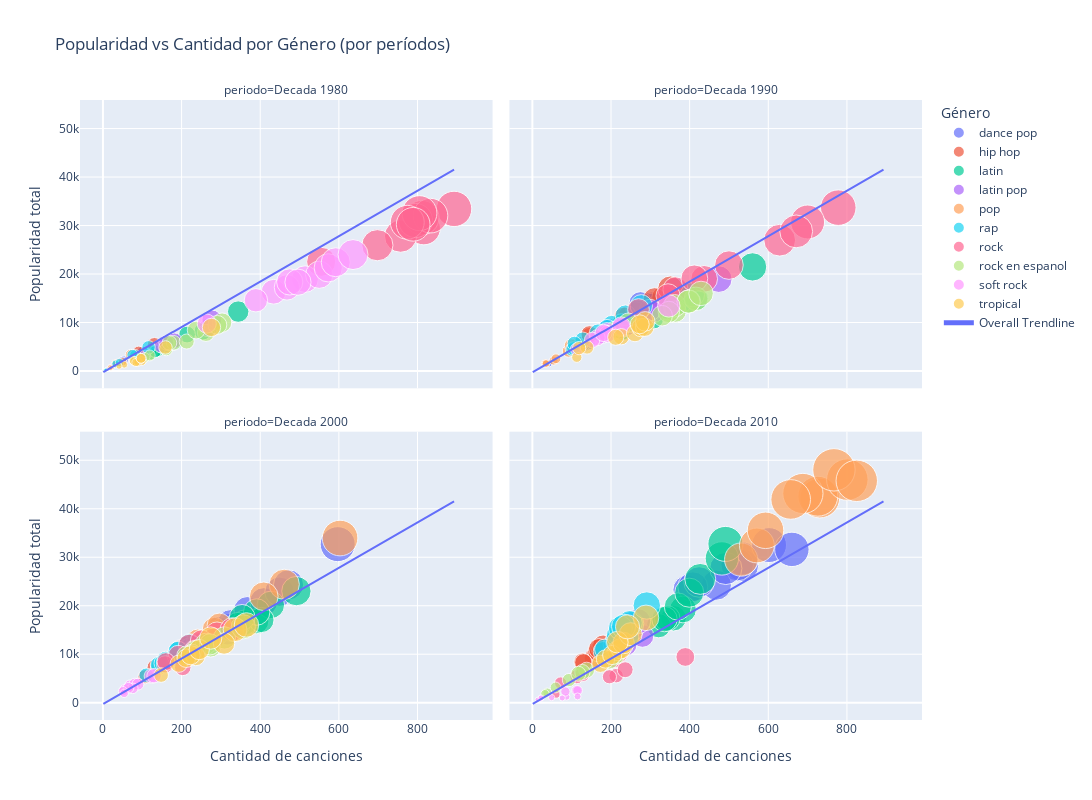

This figure's notebook cell:
### Markdown cell above
Este gráfico de dispersión animado visualiza la evolución temporal de los géneros musicales mediante dos métricas fundamentales: la cantidad de canciones en el eje horizontal y la popularidad total acumulada en el eje vertical. Cada punto representa un género musical en un año específico, diferenciado por colores únicos, mientras que el tamaño del punto refuerza visualmente la popularidad total. La animación temporal permite observar cómo los géneros se mueven a través del espacio de popularidad-cantidad a lo largo de los años.

La visualización revela patrones fascinantes sobre la dinámica de la industria musical. Los géneros que se posicionan en la esquina superior derecha representan el *mainstream* musical exitoso, combinando alta producción con gran popularidad. Por el contrario, aquellos en la esquina superior izquierda sugieren nichos musicales altamente valorados pero con producción limitada, mientras que la esquina inferior derecha indica posible saturación del mercado para ciertos géneros.
La relación entre cantidad y popularidad no es siempre lineal, revelando géneros especialmente eficientes que logran alta popularidad con relativamente pocas canciones, así como otros que requieren mayor volumen para alcanzar el mismo impacto. Esta dinámica sugiere diferencias en la receptividad del público y las estrategias de distribución entre géneros.

La animación captura las tendencias emergentes y los ciclos de popularidad que caracterizan a la industria musical. Algunos géneros muestran trayectorias ascendentes sostenidas, reflejando su creciente adopción *mainstream*, mientras que otros experimentan picos seguidos de declives, sugiriendo modas pasajeras o cambios en los gustos del público.
La fragmentación musical a lo largo de la decada de los 2000 se hace evidente a través del aumento en la diversidad de géneros representados en frames más recientes, contrastando con períodos anteriores donde el *rock* dominaba la escena musical. Esta evolución refleja tanto la democratización de la producción musical como la segmentación creciente de las audiencias.

### Code cell
genre_year_stats['periodo'] = pd.cut(
    genre_year_stats['year'], 
    bins=4, labels=['Decada 1980', 'Decada 1990', 'Decada 2000', 'Decada 2010']
)

fig3 = px.scatter(
    genre_year_stats,
    x='track_count', y='popularity_sum',
    color='genres', facet_col='periodo',
    facet_col_wrap=2, size='popularity_sum',
    size_max=30,
    title='Popularidad vs Cantidad por Género (por períodos)',
    labels={
        'track_count': 'Cantidad de canciones',
        'popularity_sum': 'Popularidad total',
        'genres': 'Género',
        'year': 'Año'
    },
    trendline='ols',
    trendline_scope="overall"
)

fig3.update_layout(width=1200, height=800)
fig3.show()

### Figure 1 — Plotly figure (JSON) as saved in the notebook; plotly's stock layout.template omitted (floating-point values rounded to 4 significant figures; data arrays with more than 128 entries replaced by an {"elided": "..."} marker saying what was removed)
{"data": [{"hovertemplate": "Género=dance pop<br>periodo=Decada 1980<br>Cantidad de canciones=%{x}<br>Popularidad total=%{marker.size}<extra></extra>", "legendgroup": "dance pop", "marker": {"color": "#636efa", "size": [831, 417, 810, 2051, 1305, 1483, 2196, 2054, 1263, 3603, 3871], "sizemode": "area", "sizeref": 53.36, "symbol": "circle"}, "mode": "markers", "name": "dance pop", "orientation": "v", "showlegend": true, "type": "scatter", "x": [24, 11, 24, 50, 33, 34, 53, 49, 34, 95, 102], "xaxis": "x3", "y": [831, 417, 810, 2051, 1305, 1483, 2196, 2054, 1263, 3603, 3871], "yaxis": "y3"}, {"hovertemplate": "Género=dance pop<br>periodo=Decada 1990<br>Cantidad de canciones=%{x}<br>Popularidad total=%{marker.size}<extra></extra>", "legendgroup": "dance pop", "marker": {"color": "#636efa", "size": [1587, 5312, 5821, 5422, 11265, 8943, 13983, 13767, 16672, 14006], "sizemode": "area", "sizeref": 53.36, "symbol": "circle"}, "mode": "markers", "name": "dance pop", "orientation": "v", "showlegend": false, "type": "scatter", "x": [41, 131, 141, 128, 257, 199, 304, 307, 362, 275], "xaxis": "x4", "y": [1587, 5312, 5821, 5422, 11265, 8943, 13983, 13767, 16672, 14006], "yaxis": "y4"}, {"hovertemplate": "Género=dance pop<br>periodo=Decada 2000<br>Cantidad de canciones=%{x}<br>Popularidad total=%{marker.size}<extra></extra>", "legendgroup": "dance pop", "marker": {"color": "#636efa", "size": [15360, 15983, 14486, 15092, 16627, 19135, 20848, 22904, 24314, 32700], "sizemode": "area", "sizeref": 53.36, "symbol": "circle"}, "mode": "markers", "name": "dance pop", "orientation": "v", "showlegend": false, "type": "scatter", "x": [295, 326, 287, 305, 324, 367, 409, 449, 472, 597], "xaxis": "x", "y": [15360, 15983, 14486, 15092, 16627, 19135, 20848, 22904, 24314, 32700], "yaxis": "y"}, {"hovertemplate": "Género=dance pop<br>periodo=Decada 2010<br>Cantidad de canciones=%{x}<br>Popularidad total=%{marker.size}<extra></extra>", "legendgroup": "dance pop", "marker": {"color": "#636efa", "size": [28320, 28479, 24248, 29729, 32510, 23284, 23908, 24899, 27682, 31621], "sizemode": "area", "sizeref": 53.36, "symbol": "circle"}, "mode": "markers", "name": "dance pop", "orientation": "v", "showlegend": false, "type": "scatter", "x": [534, 521, 468, 533, 602, 395, 408, 424, 492, 660], "xaxis": "x2", "y": [28320, 28479, 24248, 29729, 32510, 23284, 23908, 24899, 27682, 31621], "yaxis": "y2"}, {"hovertemplate": "Género=hip hop<br>periodo=Decada 1980<br>Cantidad de canciones=%{x}<br>Popularidad total=%{marker.size}<extra></extra>", "legendgroup": "hip hop", "marker": {"color": "#EF553B", "size": [78, 147, 220, 30, 358, 281, 1619, 1797, 5440, 3135, 3896], "sizemode": "area", "sizeref": 53.36, "symbol": "circle"}, "mode": "markers", "name": "hip hop", "orientation": "v", "showlegend": true, "type": "scatter", "x": [2, 4, 6, 1, 9, 7, 35, 44, 131, 79, 91], "xaxis": "x3", "y": [78, 147, 220, 30, 358, 281, 1619, 1797, 5440, 3135, 3896], "yaxis": "y3"}, {"hovertemplate": "Género=hip hop<br>periodo=Decada 1990<br>Cantidad de canciones=%{x}<br>Popularidad total=%{marker.size}<extra></extra>", "legendgroup": "hip hop", "marker": {"color": "#EF553B", "size": [5226, 5662, 7285, 11329, 12085, 15177, 11088, 14765, 17002, 7610], "sizemode": "area", "sizeref": 53.36, "symbol": "circle"}, "mode": "markers", "name": "hip hop", "orientation": "v", "showlegend": false, "type": "scatter", "x": [122, 124, 145, 244, 263, 334, 233, 311, 351, 145], "xaxis": "x4", "y": [5226, 5662, 7285, 11329, 12085, 15177, 11088, 14765, 17002, 7610], "yaxis": "y4"}, {"hovertemplate": "Género=hip hop<br>periodo=Decada 2000<br>Cantidad de canciones=%{x}<br>Popularidad total=%{marker.size}<extra></extra>", "legendgroup": "hip hop", "marker": {"color": "#EF553B", "size": [8572, 9832, 12009, 10935, 11612, 8350, 7260, 5360, 9446, 10911], "sizemode": "area", "sizeref": 53.36, "symbol": "circle"}, "mode": "markers", "name": "hip hop", "orientation": "v", "showlegend": false, "type": "scatter", "x": [161, 186, 225, 204, 215, 155, 133, 107, 184, 197], "xaxis": "x", "y": [8572, 9832, 12009, 10935, 11612, 8350, 7260, 5360, 9446, 10911], "yaxis": "y"}, {"hovertemplate": "Género=hip hop<br>periodo=Decada 2010<br>Cantidad de canciones=%{x}<br>Popularidad total=%{marker.size}<extra></extra>", "legendgroup": "hip hop", "marker": {"color": "#EF553B", "size": [12884, 12181, 11914, 9216, 10535, 11256, 11800, 11125, 8444, 8298], "sizemode": "area", "sizeref": 53.36, "symbol": "circle"}, "mode": "markers", "name": "hip hop", "orientation": "v", "showlegend": false, "type": "scatter", "x": [228, 208, 201, 155, 166, 175, 180, 169, 128, 130], "xaxis": "x2", "y": [12884, 12181, 11914, 9216, 10535, 11256, 11800, 11125, 8444, 8298], "yaxis": "y2"}, {"hovertemplate": "Género=latin<br>periodo=Decada 1980<br>Cantidad de canciones=%{x}<br>Popularidad total=%{marker.size}<extra></extra>", "legendgroup": "latin", "marker": {"color": "#00cc96", "size": [4232, 4261, 5296, 3495, 5783, 4020, 8203, 6020, 7522, 4993, 12257], "sizemode": "area", "sizeref": 53.36, "symbol": "circle"}, "mode": "markers", "name": "latin", "orientation": "v", "showlegend": true, "type": "scatter", "x": [138, 139, 165, 123, 177, 133, 254, 184, 214, 152, 344], "xaxis": "x3", "y": [4232, 4261, 5296, 3495, 5783, 4020, 8203, 6020, 7522, 4993, 12257], "yaxis": "y3"}, {"hovertemplate": "Género=latin<br>periodo=Decada 1990<br>Cantidad de canciones=%{x}<br>Popularidad total=%{marker.size}<extra></extra>", "legendgroup": "latin", "marker": {"color": "#00cc96", "size": [8133, 10735, 9158, 12906, 14160, 14198, 14946, 21469, 15743, 9838], "sizemode": "area", "sizeref": 53.36, "symbol": "circle"}, "mode": "markers", "name": "latin", "orientation": "v", "showlegend": false, "type": "scatter", "x": [229, 308, 235, 344, 389, 376, 418, 560, 407, 227], "xaxis": "x4", "y": [8133, 10735, 9158, 12906, 14160, 14198, 14946, 21469, 15743, 9838], "yaxis": "y4"}, {"hovertemplate": "Género=latin<br>periodo=Decada 2000<br>Cantidad de canciones=%{x}<br>Popularidad total=%{marker.size}<extra></extra>", "legendgroup": "latin", "marker": {"color": "#00cc96", "size": [12339, 16796, 15816, 16577, 16108, 20177, 23017, 17058, 18705, 17613], "sizemode": "area", "sizeref": 53.36, "symbol": "circle"}, "mode": "markers", "name": "latin", "orientation": "v", "showlegend": false, "type": "scatter", "x": [278, 390, 349, 361, 343, 427, 492, 403, 391, 354], "xaxis": "x", "y": [12339, 16796, 15816, 16577, 16108, 20177, 23017, 17058, 18705, 17613], "yaxis": "y"}, {"hovertemplate": "Género=latin<br>periodo=Decada 2010<br>Cantidad de canciones=%{x}<br>Popularidad total=%{marker.size}<extra></extra>", "legendgroup": "latin", "marker": {"color": "#00cc96", "size": [17424, 19230, 15897, 17385, 17245, 19838, 22696, 25531, 29758, 32746], "sizemode": "area", "sizeref": 53.36, "symbol": "circle"}, "mode": "markers", "name": "latin", "orientation": "v", "showlegend": false, "type": "scatter", "x": [359, 383, 321, 343, 336, 370, 399, 427, 482, 491], "xaxis": "x2", "y": [17424, 19230, 15897, 17385, 17245, 19838, 22696, 25531, 29758, 32746], "yaxis": "y2"}, {"hovertemplate": "Género=latin pop<br>periodo=Decada 1980<br>Cantidad de canciones=%{x}<br>Popularidad total=%{marker.size}<extra></extra>", "legendgroup": "latin pop", "marker": {"color": "#ab63fa", "size": [5112, 5827, 5222, 3168, 5794, 5203, 8968, 6276, 5734, 5862, 10547], "sizemode": "area", "sizeref": 53.36, "symbol": "circle"}, "mode": "markers", "name": "latin pop", "orientation": "v", "showlegend": true, "type": "scatter", "x": [156, 176, 159, 107, 162, 147, 268, 182, 164, 161, 277], "xaxis": "x3", "y": [5112, 5827, 5222, 3168, 5794, 5203, 8968, 6276, 5734, 5862, 10547], "yaxis": "y3"}, {"hovertemplate": "Género=latin pop<br>periodo=Decada 1990<br>Cantidad de canciones=%{x}<br>Popularidad total=%{marker.size}<extra></extra>", "legendgroup": "latin pop", "marker": {"color": "#ab63fa", "size": [8520, 9075, 7359, 11622, 12200, 9952, 10867, 18954, 12560, 8724], "sizemode": "area", "sizeref": 53.36, "symbol": "circle"}, "mode": "markers", "name": "latin pop", "orientation": "v", "showlegend": false, "type": "scatter", "x": [222, 239, 177, 295, 308, 253, 281, 474, 299, 193], "xaxis": "x4", "y": [8520, 9075, 7359, 11622, 12200, 9952, 10867, 18954, 12560, 8724], "yaxis": "y4"}, {"hovertemplate": "Género=latin pop<br>periodo=Decada 2000<br>Cantidad de canciones=%{x}<br>Popularidad total=%{marker.size}<extra></extra>", "legendgroup": "latin pop", "marker": {"color": "#ab63fa", "size": [11324, 14270, 10689, 12721, 11860, 11230, 13732, 10319, 12670, 12248], "sizemode": "area", "sizeref": 53.36, "symbol": "circle"}, "mode": "markers", "name": "latin pop", "orientation": "v", "showlegend": false, "type": "scatter", "x": [245, 316, 225, 277, 239, 220, 285, 213, 259, 242], "xaxis": "x", "y": [11324, 14270, 10689, 12721, 11860, 11230, 13732, 10319, 12670, 12248], "yaxis": "y"}, {"hovertemplate": "Género=latin pop<br>periodo=Decada 2010<br>Cantidad de canciones=%{x}<br>Popularidad total=%{marker.size}<extra></extra>", "legendgroup": "latin pop", "marker": {"color": "#ab63fa", "size": [13768, 11905, 11663, 11274, 11500, 12249, 11989, 15059, 16793, 16241], "sizemode": "area", "sizeref": 53.36, "symbol": "circle"}, "mode": "markers", "name": "latin pop", "orientation": "v", "showlegend": false, "type": "scatter", "x": [280, 239, 229, 222, 213, 227, 207, 252, 269, 249], "xaxis": "x2", "y": [13768, 11905, 11663, 11274, 11500, 12249, 11989, 15059, 16793, 16241], "yaxis": "y2"}, {"hovertemplate": "Género=pop<br>periodo=Decada 1980<br>Cantidad de canciones=%{x}<br>Popularidad total=%{marker.size}<extra></extra>", "legendgroup": "pop", "marker": {"color": "#FFA15A", "size": [31, 48, 1587, 815, 876, 1380, 762, 3336, 600, 1921, 2905], "sizemode": "area", "sizeref": 53.36, "symbol": "circle"}, "mode": "markers", "name": "pop", "orientation": "v", "showlegend": true, "type": "scatter", "x": [1, 1, 31, 20, 23, 32, 18, 71, 20, 50, 77], "xaxis": "x3", "y": [31, 48, 1587, 815, 876, 1380, 762, 3336, 600, 1921, 2905], "yaxis": "y3"}, {"hovertemplate": "Género=pop<br>periodo=Decada 1990<br>Cantidad de canciones=%{x}<br>Popularidad total=%{marker.size}<extra></extra>", "legendgroup": "pop", "marker": {"color": "#FFA15A", "size": [1569, 2156, 1516, 2535, 5268, 1570, 4135, 4951, 5464, 5210], "sizemode": "area", "sizeref": 53.36, "symbol": "circle"}, "mode": "markers", "name": "pop", "orientation": "v", "showlegend": false, "type": "scatter", "x": [32, 54, 34, 60, 118, 35, 92, 108, 114, 99], "xaxis": "x4", "y": [1569, 2156, 1516, 2535, 5268, 1570, 4135, 4951, 5464, 5210], "yaxis": "y4"}, {"hovertemplate": "Género=pop<br>periodo=Decada 2000<br>Cantidad de canciones=%{x}<br>Popularidad total=%{marker.size}<extra></extra>", "legendgroup": "pop", "marker": {"color": "#FFA15A", "size": [7942, 10452, 7358, 10033, 12918, 15160, 15967, 24417, 21947, 33957], "sizemode": "area", "sizeref": 53.36, "symbol": "circle"}, "mode": "markers", "name": "pop", "orientation": "v", "showlegend": false, "type": "scatter", "x": [149, 195, 142, 190, 241, 283, 296, 461, 409, 603], "xaxis": "x", "y": [7942, 10452, 7358, 10033, 12918, 15160, 15967, 24417, 21947, 33957], "yaxis": "y"}, {"hovertemplate": "Género=pop<br>periodo=Decada 2010<br>Cantidad de canciones=%{x}<br>Popularidad total=%{marker.size}<extra></extra>", "legendgroup": "pop", "marker": {"color": "#FFA15A", "size": [29517, 42207, 32430, 42580, 46004, 35551, 43148, 41921, 48024, 45759], "sizemode": "area", "sizeref": 53.36, "symbol": "circle"}, "mode": "markers", "name": "pop", "orientation": "v", "showlegend": false, "type": "scatter", "x": [531, 731, 571, 726, 801, 593, 688, 657, 767, 825], "xaxis": "x2", "y": [29517, 42207, 32430, 42580, 46004, 35551, 43148, 41921, 48024, 45759], "yaxis": "y2"}, {"hovertemplate": "Género=rap<br>periodo=Decada 1980<br>Cantidad de canciones=%{x}<br>Popularidad total=%{marker.size}<extra></extra>", "legendgroup": "rap", "marker": {"color": "#19d3f3", "size": [78, 147, 209, 30, 317, 246, 1499, 1732, 4879, 3292, 3311], "sizemode": "area", "sizeref": 53.36, "symbol": "circle"}, "mode": "markers", "name": "rap", "orientation": "v", "showlegend": true, "type": "scatter", "x": [2, 4, 6, 1, 8, 6, 32, 42, 116, 82, 75], "xaxis": "x3", "y": [78, 147, 209, 30, 317, 246, 1499, 1732, 4879, 3292, 3311], "yaxis": "y3"}, {"hovertemplate": "Género=rap<br>periodo=Decada 1990<br>Cantidad de canciones=%{x}<br>Popularidad total=%{marker.size}<extra></extra>", "legendgroup": "rap", "marker": {"color": "#19d3f3", "size": [4423, 4671, 6448, 9531, 8774, 12458, 7934, 11491, 13444, 5674], "sizemode": "area", "sizeref": 53.36, "symbol": "circle"}, "mode": "markers", "name": "rap", "orientation": "v", "showlegend": false, "type": "scatter", "x": [100, 104, 128, 202, 190, 268, 167, 237, 277, 107], "xaxis": "x4", "y": [4423, 4671, 6448, 9531, 8774, 12458, 7934, 11491, 13444, 5674], "yaxis": "y4"}, {"hovertemplate": "Género=rap<br>periodo=Decada 2000<br>Cantidad de canciones=%{x}<br>Popularidad total=%{marker.size}<extra></extra>", "legendgroup": "rap", "marker": {"color": "#19d3f3", "size": [7715, 7767, 10240, 10703, 12049, 8126, 8757, 5658, 9655, 10613], "sizemode": "area", "sizeref": 53.36, "symbol": "circle"}, "mode": "markers", "name": "rap", "orientation": "v", "showlegend": false, "type": "scatter", "x": [144, 142, 191, 193, 220, 152, 160, 110, 187, 191], "xaxis": "x", "y": [7715, 7767, 10240, 10703, 12049, 8126, 8757, 5658, 9655, 10613], "yaxis": "y"}, {"hovertemplate": "Género=rap<br>periodo=Decada 2010<br>Cantidad de canciones=%{x}<br>Popularidad total=%{marker.size}<extra></extra>", "legendgroup": "rap", "marker": {"color": "#19d3f3", "size": [13560, 10573, 12752, 11032, 13795, 16304, 16463, 20049, 15405, 15744], "sizemode": "area", "sizeref": 53.36, "symbol": "circle"}, "mode": "markers", "name": "rap", "orientation": "v", "showlegend": false, "type": "scatter", "x": [242, 180, 213, 184, 217, 252, 248, 291, 224, 232], "xaxis": "x2", "y": [13560, 10573, 12752, 11032, 13795, 16304, 16463, 20049, 15405, 15744], "yaxis": "y2"}, {"hovertemplate": "Género=rock<br>periodo=Decada 1980<br>Cantidad de canciones=%{x}<br>Popularidad total=%{marker.size}<extra></extra>", "legendgroup": "rock", "marker": {"color": "#FF6692", "size": [33427, 29444, 27812, 31625, 31036, 25945, 32037, 32559, 30673, 30256, 22521], "sizemode": "area", "sizeref": 53.36, "symbol": "circle"}, "mode": "markers", "name": "rock", "orientation": "v", "showlegend": true, "type": "scatter", "x": [893, 816, 757, 811, 795, 698, 833, 805, 774, 789, 555], "xaxis": "x3", "y": [33427, 29444, 27812, 31625, 31036, 25945, 32037, 32559, 30673, 30256, 22521], "yaxis": "y3"}, {"hovertemplate": "Género=rock<br>periodo=Decada 1990<br>Cantidad de canciones=%{x}<br>Popularidad total=%{marker.size}<extra></extra>", "legendgroup": "rock", "marker": {"color": "#FF6692", "size": [33689, 26976, 16833, 30732, 28794, 19010, 21842, 15510, 19117, 12680], "sizemode": "area", "sizeref": 53.36, "symbol": "circle"}, "mode": "markers", "name": "rock", "orientation": "v", "showlegend": false, "type": "scatter", "x": [778, 629, 364, 700, 671, 437, 500, 345, 412, 270], "xaxis": "x4", "y": [33689, 26976, 16833, 30732, 28794, 19010, 21842, 15510, 19117, 12680], "yaxis": "y4"}, {"hovertemplate": "Género=rock<br>periodo=Decada 2000<br>Cantidad de canciones=%{x}<br>Popularidad total=%{marker.size}<extra></extra>", "legendgroup": "rock", "marker": {"color": "#FF6692", "size": [11937, 14274, 9862, 13103, 10897, 15070, 12755, 7910, 8488, 7285], "sizemode": "area", "sizeref": 53.36, "symbol": "circle"}, "mode": "markers", "name": "rock", "orientation": "v", "showlegend": false, "type": "scatter", "x": [219, 290, 191, 280, 234, 328, 250, 158, 160, 203], "xaxis": "x", "y": [11937, 14274, 9862, 13103, 10897, 15070, 12755, 7910, 8488, 7285], "yaxis": "y"}, {"hovertemplate": "Género=rock<br>periodo=Decada 2010<br>Cantidad de canciones=%{x}<br>Popularidad total=%{marker.size}<extra></extra>", "legendgroup": "rock", "marker": {"color": "#FF6692", "size": [9143, 5578, 10017, 5383, 9439, 6804, 4062, 5913, 5350, 1761], "sizemode": "area", "sizeref": 53.36, "symbol": "circle"}, "mode": "markers", "name": "rock", "orientation": "v", "showlegend": false, "type": "scatter", "x": [208, 213, 217, 113, 389, 236, 72, 128, 196, 60], "xaxis": "x2", "y": [9143, 5578, 10017, 5383, 9439, 6804, 4062, 5913, 5350, 1761], "yaxis": "y2"}, {"hovertemplate": "Género=rock en espanol<br>periodo=Decada 1980<br>Cantidad de canciones=%{x}<br>Popularidad total=%{marker.size}<extra></extra>", "legendgroup": "rock en espanol", "marker": {"color": "#B6E880", "size": [2786, 2125, 4480, 3217, 5814, 5800, 9988, 7867, 9509, 6084, 8440], "sizemode": "area", "sizeref": 53.36, "symbol": "circle"}, "mode": "markers", "name": "rock en espanol", "orientation": "v", "showlegend": true, "type": "scatter", "x": [106, 79, 161, 119, 180, 169, 303, 262, 291, 213, 237], "xaxis": "x3", "y": [2786, 2125, 4480, 3217, 5814, 5800, 9988, 7867, 9509, 6084, 8440], "yaxis": "y3"}, {"hovertemplate": "Género=rock en espanol<br>periodo=Decada 1990<br>Cantidad de canciones=%{x}<br>Popularidad total=%{marker.size}<extra></extra>", "legendgroup": "rock en espanol", "marker": {"color": "#B6E880", "size": [12262, 13462, 8401, 12177, 11406, 14882, 14360, 14313, 15999, 9972], "sizemode": "area", "sizeref": 53.36, "symbol": "circle"}, "mode": "markers", "name": "rock en espanol", "orientation": "v", "showlegend": false, "type": "scatter", "x": [364, 362, 208, 347, 330, 416, 398, 397, 429, 244], "xaxis": "x4", "y": [12262, 13462, 8401, 12177, 11406, 14882, 14360, 14313, 15999, 9972], "yaxis": "y4"}, {"hovertemplate": "Género=rock en espanol<br>periodo=Decada 2000<br>Cantidad de canciones=%{x}<br>Popularidad total=%{marker.size}<extra></extra>", "legendgroup": "rock en espanol", "marker": {"color": "#B6E880", "size": [11559, 13361, 10278, 15649, 10778, 12142, 10806, 12037, 10057, 9723], "sizemode": "area", "sizeref": 53.36, "symbol": "circle"}, "mode": "markers", "name": "rock en espanol", "orientation": "v", "showlegend": false, "type": "scatter", "x": [274, 309, 231, 357, 240, 262, 236, 272, 227, 212], "xaxis": "x", "y": [11559, 13361, 10278, 15649, 10778, 12142, 10806, 12037, 10057, 9723], "yaxis": "y"}, {"hovertemplate": "Género=rock en espanol<br>periodo=Decada 2010<br>Cantidad de canciones=%{x}<br>Popularidad total=%{marker.size}<extra></extra>", "legendgroup": "rock en espanol", "marker": {"color": "#B6E880", "size": [9747, 10061, 6722, 8821, 6300, 4680, 5968, 3148, 2115, 1860], "sizemode": "area", "sizeref": 53.36, "symbol": "circle"}, "mode": "markers", "name": "rock en espanol", "orientation": "v", "showlegend": false, "type": "scatter", "x": [210, 213, 138, 196, 127, 93, 117, 59, 38, 32], "xaxis": "x2", "y": [9747, 10061, 6722, 8821, 6300, 4680, 5968, 3148, 2115, 1860], "yaxis": "y2"}, {"hovertemplate": "Género=soft rock<br>periodo=Decada 1980<br>Cantidad de canciones=%{x}<br>Popularidad total=%{marker.size}<extra></extra>", "legendgroup": "soft rock", "marker": {"color": "#FF97FF", "size": [18952, 19852, 21276, 22436, 16344, 24015, 17241, 18370, 14595, 18316, 9777], "sizemode": "area", "sizeref": 53.36, "symbol": "circle"}, "mode": "markers", "name": "soft rock", "orientation": "v", "showlegend": true, "type": "scatter", "x": [514, 550, 573, 592, 434, 636, 468, 475, 389, 496, 264], "xaxis": "x3", "y": [18952, 19852, 21276, 22436, 16344, 24015, 17241, 18370, 14595, 18316, 9777], "yaxis": "y3"}, {"hovertemplate": "Género=soft rock<br>periodo=Decada 1990<br>Cantidad de canciones=%{x}<br>Popularidad total=%{marker.size}<extra></extra>", "legendgroup": "soft rock", "marker": {"color": "#FF97FF", "size": [13434, 8973, 8203, 7726, 7630, 6868, 6406, 7845, 9245, 4484], "sizemode": "area", "sizeref": 53.36, "symbol": "circle"}, "mode": "markers", "name": "soft rock", "orientation": "v", "showlegend": false, "type": "scatter", "x": [347, 225, 190, 186, 191, 165, 152, 181, 226, 113], "xaxis": "x4", "y": [13434, 8973, 8203, 7726, 7630, 6868, 6406, 7845, 9245, 4484], "yaxis": "y4"}, {"hovertemplate": "Género=soft rock<br>periodo=Decada 2000<br>Cantidad de canciones=%{x}<br>Popularidad total=%{marker.size}<extra></extra>", "legendgroup": "soft rock", "marker": {"color": "#FF97FF", "size": [3524, 5506, 5564, 3829, 3829, 2962, 2703, 3078, 2366, 1938], "sizemode": "area", "sizeref": 53.36, "symbol": "circle"}, "mode": "markers", "name": "soft rock", "orientation": "v", "showlegend": false, "type": "scatter", "x": [69, 123, 130, 81, 89, 76, 55, 65, 51, 54], "xaxis": "x", "y": [3524, 5506, 5564, 3829, 3829, 2962, 2703, 3078, 2366, 1938], "yaxis": "y"}, {"hovertemplate": "Género=soft rock<br>periodo=Decada 2010<br>Cantidad de canciones=%{x}<br>Popularidad total=%{marker.size}<extra></extra>", "legendgroup": "soft rock", "marker": {"color": "#FF97FF", "size": [2544, 859, 638, 2523, 990, 1229, 1051, 2309, 978, 1297], "sizemode": "area", "sizeref": 53.36, "symbol": "circle"}, "mode": "markers", "name": "soft rock", "orientation": "v", "showlegend": false, "type": "scatter", "x": [112, 21, 13, 115, 22, 87, 49, 84, 76, 115], "xaxis": "x2", "y": [2544, 859, 638, 2523, 990, 1229, 1051, 2309, 978, 1297], "yaxis": "y2"}, {"hovertemplate": "Género=tropical<br>periodo=Decada 1980<br>Cantidad de canciones=%{x}<br>Popularidad total=%{marker.size}<extra></extra>", "legendgroup": "tropical", "marker": {"color": "#FECB52", "size": [2045, 1311, 2150, 997, 2011, 1857, 1764, 2642, 4859, 2612, 8992], "sizemode": "area", "sizeref": 53.36, "symbol": "circle"}, "mode": "markers", "name": "tropical", "orientation": "v", "showlegend": true, "type": "scatter", "x": [99, 54, 78, 41, 79, 89, 84, 97, 159, 97, 276], "xaxis": "x3", "y": [2045, 1311, 2150, 997, 2011, 1857, 1764, 2642, 4859, 2612, 8992], "yaxis": "y3"}, {"hovertemplate": "Género=tropical<br>periodo=Decada 1990<br>Cantidad de canciones=%{x}<br>Popularidad total=%{marker.size}<extra></extra>", "legendgroup": "tropical", "marker": {"color": "#FECB52", "size": [2839, 7073, 4876, 6965, 7801, 8962, 9028, 10239, 9636, 4731], "sizemode": "area", "sizeref": 53.36, "symbol": "circle"}, "mode": "markers", "name": "tropical", "orientation": "v", "showlegend": false, "type": "scatter", "x": [113, 226, 139, 212, 261, 276, 286, 287, 273, 119], "xaxis": "x4", "y": [2839, 7073, 4876, 6965, 7801, 8962, 9028, 10239, 9636, 4731], "yaxis": "y4"}, {"hovertemplate": "Género=tropical<br>periodo=Decada 2000<br>Cantidad de canciones=%{x}<br>Popularidad total=%{marker.size}<extra></extra>", "legendgroup": "tropical", "marker": {"color": "#FECB52", "size": [5708, 9583, 8055, 9179, 9801, 15054, 16034, 12202, 10965, 13338], "sizemode": "area", "sizeref": 53.36, "symbol": "circle"}, "mode": "markers", "name": "tropical", "orientation": "v", "showlegend": false, "type": "scatter", "x": [148, 236, 193, 212, 223, 336, 365, 308, 245, 274], "xaxis": "x", "y": [5708, 9583, 8055, 9179, 9801, 15054, 16034, 12202, 10965, 13338], "yaxis": "y"}, {"hovertemplate": "Género=tropical<br>periodo=Decada 2010<br>Cantidad de canciones=%{x}<br>Popularidad total=%{marker.size}<extra></extra>", "legendgroup": "tropical", "marker": {"color": "#FECB52", "size": [8038, 10749, 9022, 11153, 9838, 12306, 14137, 12493, 17503, 15651], "sizemode": "area", "sizeref": 53.36, "symbol": "circle"}, "mode": "markers", "name": "tropical", "orientation": "v", "showlegend": false, "type": "scatter", "x": [173, 217, 186, 225, 203, 232, 250, 216, 289, 242], "xaxis": "x2", "y": [8038, 10749, 9022, 11153, 9838, 12306, 14137, 12493, 17503, 15651], "yaxis": "y2"}, {"hovertemplate": "<b>OLS trendline</b><br>popularity_sum = 46.8037 * track_count + -277.923<br>R<sup>2</sup>=0.898581<br><br>Cantidad de canciones=%{x}<br>Popularidad total=%{y} <b>(trend)</b><extra></extra>", "legendgroup": "Overall Trendline", "line": {"color": "#636efa"}, "mode": "lines", "name": "Overall Trendline", "showlegend": false, "type": "scatter", "x": {"elided": "410 int values"}, "xaxis": "x", "y": {"elided": "410 float values"}, "yaxis": "y"}, {"hovertemplate": "<b>OLS trendline</b><br>popularity_sum = 46.8037 * track_count + -277.923<br>R<sup>2</sup>=0.898581<br><br>Cantidad de canciones=%{x}<br>Popularidad total=%{y} <b>(trend)</b><extra></extra>", "legendgroup": "Overall Trendline", "line": {"color": "#636efa"}, "mode": "lines", "name": "Overall Trendline", "showlegend": false, "type": "scatter", "x": {"elided": "410 int values"}, "xaxis": "x2", "y": {"elided": "410 float values"}, "yaxis": "y2"}, {"hovertemplate": "<b>OLS trendline</b><br>popularity_sum = 46.8037 * track_count + -277.923<br>R<sup>2</sup>=0.898581<br><br>Cantidad de canciones=%{x}<br>Popularidad total=%{y} <b>(trend)</b><extra></extra>", "legendgroup": "Overall Trendline", "line": {"color": "#636efa"}, "mode": "lines", "name": "Overall Trendline", "showlegend": false, "type": "scatter", "x": {"elided": "410 int values"}, "xaxis": "x3", "y": {"elided": "410 float values"}, "yaxis": "y3"}, {"hovertemplate": "<b>OLS trendline</b><br>popularity_sum = 46.8037 * track_count + -277.923<br>R<sup>2</sup>=0.898581<br><br>Cantidad de canciones=%{x}<br>Popularidad total=%{y} <b>(trend)</b><extra></extra>", "legendgroup": "Overall Trendline", "line": {"color": "#636efa"}, "mode": "lines", "name": "Overall Trendline", "showlegend": true, "type": "scatter", "x": {"elided": "410 int values"}, "xaxis": "x4", "y": {"elided": "410 float values"}, "yaxis": "y4"}], "layout": {"annotations": [{"font": {}, "showarrow": false, "text": "periodo=Decada 2000", "x": 0.245, "xanchor": "center", "xref": "paper", "y": 0.465, "yanchor": "bottom", "yref": "paper"}, {"font": {}, "showarrow": false, "text": "periodo=Decada 2010", "x": 0.755, "xanchor": "center", "xref": "paper", "y": 0.465, "yanchor": "bottom", "yref": "paper"}, {"font": {}, "showarrow": false, "text": "periodo=Decada 1980", "x": 0.245, "xanchor": "center", "xref": "paper", "y": 1.0, "yanchor": "bottom", "yref": "paper"}, {"font": {}, "showarrow": false, "text": "periodo=Decada 1990", "x": 0.755, "xanchor": "center", "xref": "paper", "y": 1.0, "yanchor": "bottom", "yref": "paper"}], "height": 800, "legend": {"itemsizing": "constant", "title": {"text": "Género"}, "tracegroupgap": 0}, "title": {"text": "Popularidad vs Cantidad por Género (por períodos)"}, "width": 1200, "xaxis": {"anchor": "y", "domain": [0, 0.49], "title": {"text": "Cantidad de canciones"}}, "xaxis2": {"anchor": "y2", "domain": [0.51, 1], "matches": "x", "title": {"text": "Cantidad de canciones"}}, "xaxis3": {"anchor": "y3", "domain": [0, 0.49], "matches": "x", "showticklabels": false}, "xaxis4": {"anchor": "y4", "domain": [0.51, 1], "matches": "x", "showticklabels": false}, "yaxis": {"anchor": "x", "domain": [0, 0.465], "title": {"text": "Popularidad total"}}, "yaxis2": {"anchor": "x2", "domain": [0, 0.465], "matches": "y", "showticklabels": false}, "yaxis3": {"anchor": "x3", "domain": [0.535, 1.0], "matches": "y", "title": {"text": "Popularidad total"}}, "yaxis4": {"anchor": "x4", "domain": [0.535, 1.0], "matches": "y", "showticklabels": false}}}
